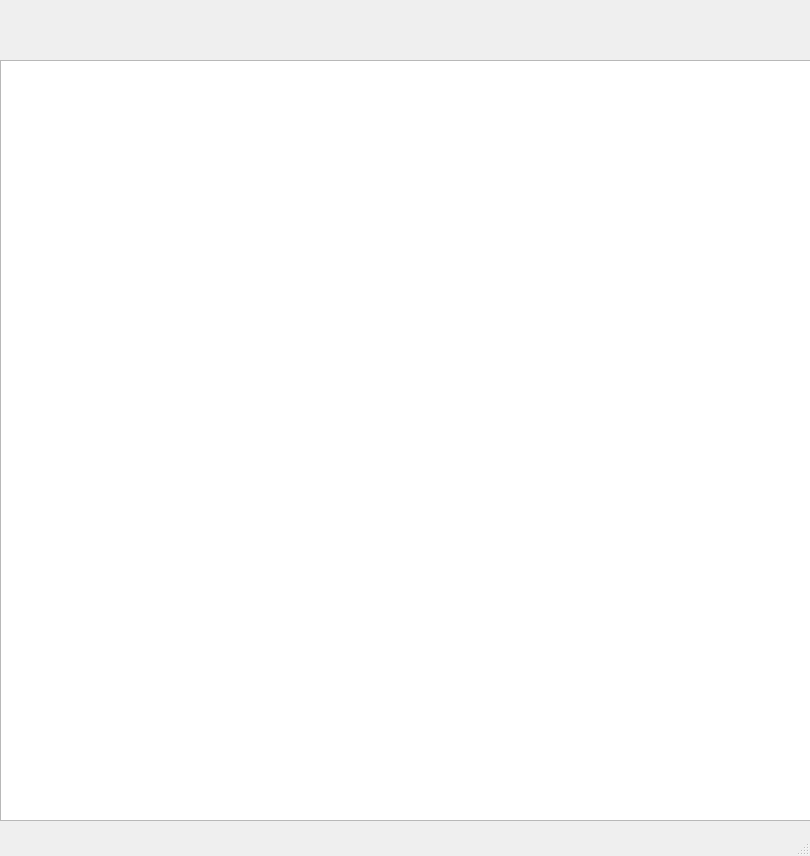
<?xml version="1.0" encoding="UTF-8"?>
<ui version="4.0">
 <class>MainWindow</class>
 <widget class="QMainWindow" name="MainWindow">
  <property name="geometry">
   <rect>
    <x>0</x>
    <y>0</y>
    <width>810</width>
    <height>856</height>
   </rect>
  </property>
  <property name="minimumSize">
   <size>
    <width>810</width>
    <height>856</height>
   </size>
  </property>
  <property name="maximumSize">
   <size>
    <width>810</width>
    <height>856</height>
   </size>
  </property>
  <property name="windowTitle">
   <string>MainWindow</string>
  </property>
  <widget class="QWidget" name="centralwidget">
   <widget class="QWidget" name="widget" native="true">
    <property name="geometry">
     <rect>
      <x>310</x>
      <y>280</y>
      <width>120</width>
      <height>80</height>
     </rect>
    </property>
   </widget>
   <widget class="QGraphicsView" name="graphicsView">
    <property name="geometry">
     <rect>
      <x>0</x>
      <y>60</y>
      <width>811</width>
      <height>761</height>
     </rect>
    </property>
   </widget>
  </widget>
  <widget class="QMenuBar" name="menubar">
   <property name="geometry">
    <rect>
     <x>0</x>
     <y>0</y>
     <width>810</width>
     <height>25</height>
    </rect>
   </property>
  </widget>
  <widget class="QStatusBar" name="statusbar"/>
 </widget>
 <resources/>
 <connections/>
</ui>
